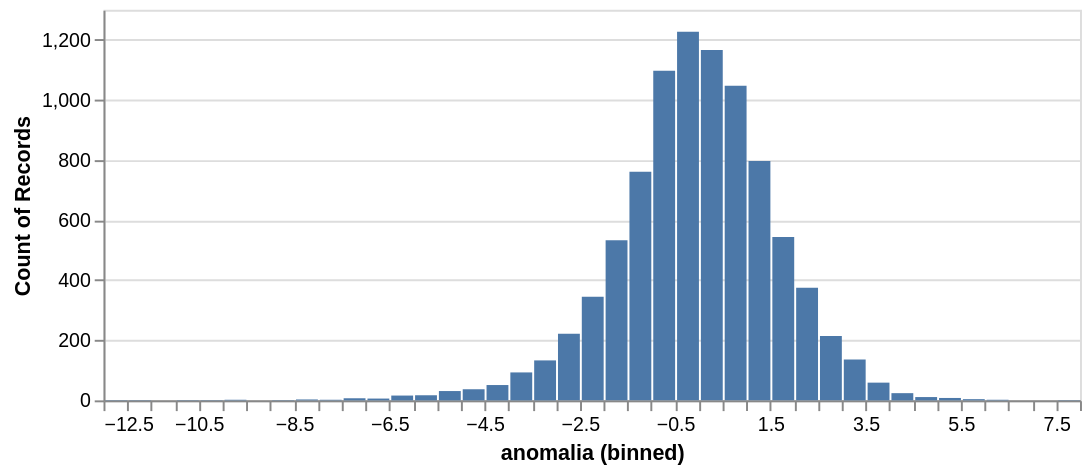

The notebook cell this image was saved under:
### Code cell
alt.Chart(temperatura).mark_bar().encode(
    x=alt.X("anomalia:Q", bin=alt.Bin(step=0.5)), y="count()"
).properties(width=500, height=200)

### Figure 1 — Vega-Lite specification as saved in the notebook (floating-point values rounded to 4 significant figures; data arrays with more than 128 entries replaced by an {"elided": "..."} marker saying what was removed)
{"config": {"view": {"continuousWidth": 300, "continuousHeight": 300}}, "data": {"name": "data-bc1b379054f5bf28cc61bd14174a589a"}, "mark": {"type": "bar"}, "encoding": {"x": {"bin": {"step": 0.5}, "field": "anomalia", "type": "quantitative"}, "y": {"aggregate": "count", "type": "quantitative"}}, "height": 200, "width": 500, "$schema": "https://vega.github.io/schema/vega-lite/v5.20.1.json", "datasets": {"data-bc1b379054f5bf28cc61bd14174a589a": {"elided": "8976 records"}}}
